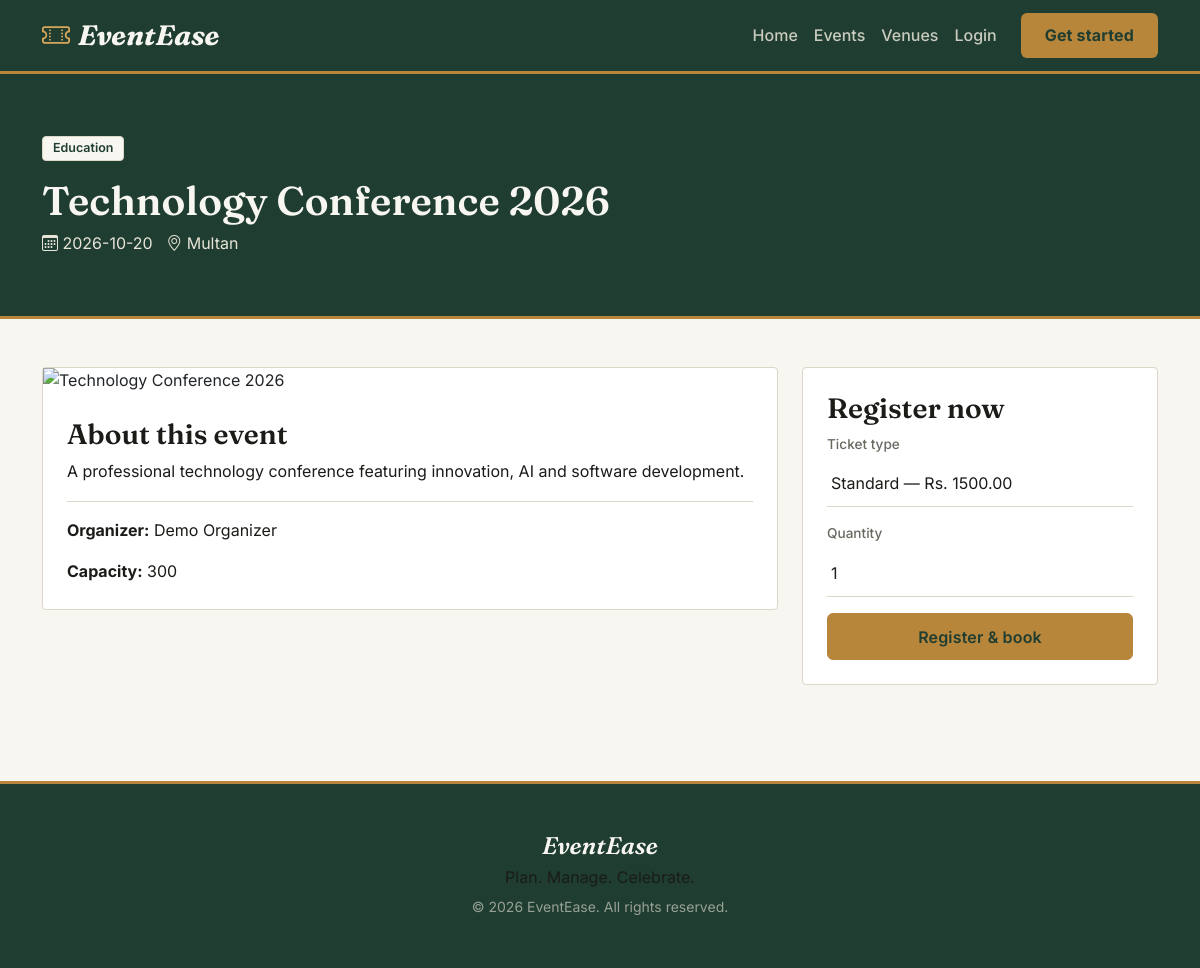
The app's page /event-details.php?id=1 with its own data.
### tables this page shows
CREATE TABLE events(id INT AUTO_INCREMENT PRIMARY KEY,organizer_id INT NOT NULL,category_id INT,venue_id INT NULL,title VARCHAR(200) NOT NULL,slug VARCHAR(220),description TEXT,start_date DATE NOT NULL,end_date DATE,start_time TIME,end_time TIME,location VARCHAR(255),max_participants INT DEFAULT 0,image VARCHAR(255),status ENUM('pending','approved','rejected','completed','cancelled') DEFAULT 'pending',created_at TIMESTAMP DEFAULT CURRENT_TIMESTAMP,FOREIGN KEY(organizer_id) REFERENCES users(id) ON DELETE CASCADE,FOREIGN KEY(category_id) REFERENCES categories(id) ON DELETE SET NULL,FOREIGN KEY(venue_id) REFERENCES venues(id) ON DELETE SET NULL);

CREATE TABLE categories(id INT AUTO_INCREMENT PRIMARY KEY,name VARCHAR(100) NOT NULL,slug VARCHAR(120),description TEXT,icon VARCHAR(100),image VARCHAR(255),status ENUM('active','inactive') DEFAULT 'active',created_at TIMESTAMP DEFAULT CURRENT_TIMESTAMP);

CREATE TABLE users(id INT AUTO_INCREMENT PRIMARY KEY,name VARCHAR(100) NOT NULL,email VARCHAR(150) NOT NULL UNIQUE,phone VARCHAR(30),password VARCHAR(255) NOT NULL,role ENUM('admin','organizer','participant') DEFAULT 'participant',profile_image VARCHAR(255),status ENUM('active','suspended') DEFAULT 'active',created_at TIMESTAMP DEFAULT CURRENT_TIMESTAMP,updated_at TIMESTAMP DEFAULT CURRENT_TIMESTAMP ON UPDATE CURRENT_TIMESTAMP);

### event-details.php (the view, shortened to what this page needs)
<?php
require 'config/database.php';
$id = (int) ($_GET['id'] ?? 0);
$s = $pdo->prepare(
    "SELECT e.*, c.name category, u.name organizer FROM events e
     LEFT JOIN categories c ON c.id = e.category_id
     LEFT JOIN users u ON u.id = e.organizer_id
     WHERE e.id = ?"
);
$s->execute([$id]);
$e = $s->fetch(PDO::FETCH_ASSOC);
$tickets = $pdo->prepare("SELECT * FROM tickets WHERE event_id = ?");
$tickets->execute([$id]);
$tickets = $tickets->fetchAll(PDO::FETCH_ASSOC);
require 'includes/header.php';
?>
<section class="page-head">
  <div class="container">
    <span class="badge text-bg-light"><?= htmlspecialchars($e['category']) ?></span>
    <h1 class="mt-3"><?= htmlspecialchars($e['title']) ?></h1>
    <p><i class="bi bi-calendar3"></i> <?= $e['start_date'] ?> &nbsp; <i class="bi bi-geo-alt"></i> <?= htmlspecialchars($e['location']) ?></p>
  </div>
</section>
<div class="container py-5">
  <div class="row g-4">
    <div class="col-lg-8">
      <div class="card">
        <img class="img-fluid" src="<?= $e['image'] ?: 'https://images.unsplash.com/photo-1492684223066-81342ee5ff30?auto=format&fit=crop&w=1200&q=80' ?>" alt="<?= htmlspecialchars($e['title']) ?>">
        <div class="card-body p-4">
          <h3>About this event</h3>
          <p><?= nl2br(htmlspecialchars($e['description'])) ?></p>
          <hr>
          <p><b>Organizer:</b> <?= htmlspecialchars($e['organizer']) ?></p>
          <p class="mb-0"><b>Capacity:</b> <?= $e['max_participants'] ?></p>
        </div>
      </div>
    </div>
    <div class="col-lg-4">
      <div class="card p-4">
        <h3>Register now</h3>
        <form method="post">
          <label>Ticket type</label>
          <select class="form-select mb-3" name="ticket_id" required>
            <?php foreach ($tickets as $t): ?>
              <option value="<?= $t['id'] ?>"><?= htmlspecialchars($t['name']) ?> &mdash; Rs. <?= $t['price'] ?></option>
            <?php endforeach; ?>
          </select>
          <label>Quantity</label>
          <input class="form-control mb-3" type="number" name="quantity" min="1" value="1">
          <button class="btn btn-primary w-100">Register &amp; book</button>
        </form>
      </div>
    </div>
  </div>
</div>
<?php require 'includes/footer.php'; ?>

### assets/css/style.css (style rules this page uses)
:root { --ink:#1A1C18; --forest:#1F3D30; --forest-light:#2C5544; --brass:#B8863B; --brass-light:#D9A75A; --paper:#F7F6F1; --white:#FFFFFF; --line:#DCD8C9; --ruby:#8C3B2E; --muted:#666A5F; --font-display:'Fraunces', Georgia, serif; --font-body:'Inter', system-ui, -apple-system, sans-serif; }
* { box-sizing:border-box }
body { background:var(--paper); color:var(--ink); font-family:var(--font-body); line-height:1.6; }
h1,h2,h3,h4,h5 { font-family:var(--font-display);color:var(--ink);font-weight:600 }
p { color:var(--ink) }
hr { border-color:var(--line);opacity:1 }
.btn { border-radius:6px;font-weight:600;padding:.65rem 1.5rem;letter-spacing:.01em }
.btn-primary { background:var(--brass);border-color:var(--brass);color:var(--forest) }
.page-head { background:var(--forest);color:var(--paper);padding:60px 0;border-bottom:3px solid var(--brass) }
.page-head h1 { color:var(--paper);margin-bottom:6px }
.page-head p { color:#E7E4D8;margin:0 }
.page-head .badge { background:var(--brass);color:var(--forest) }
.card { background:var(--white);border:1px solid var(--line)!important;border-radius:4px; box-shadow:none; }
label { font-size:.85rem;color:var(--muted);font-weight:500;margin-bottom:5px;display:block }
.form-control,.form-select { background:transparent;border:0;border-bottom:1.5px solid var(--line); border-radius:0;padding:11px 4px;color:var(--ink); }
.badge { border-radius:4px;font-weight:600;padding:.42em .8em;font-size:.78em }
.text-bg-light { background-color:var(--paper)!important;color:var(--forest)!important;border:1px solid var(--line) }

### records on screen
events: category.name "Education", title "Technology Conference 2026", start_date "2026-10-20", location "Multan", description "A professional technology conference featuring innovation, AI and software development.", organizer.name "Demo Organizer", max_participants "300"

### other values on screen
form field ticket_id "Standard — Rs. 1500.00"
